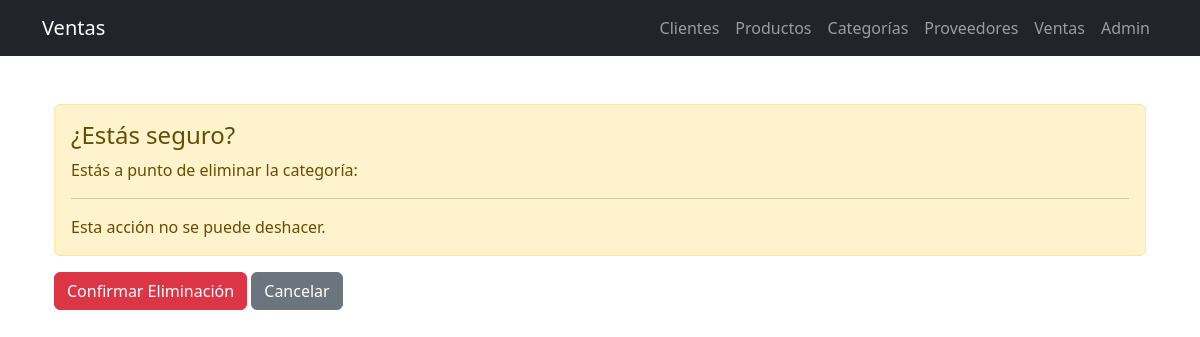
The app's page /categorias/1/eliminar/, older data.
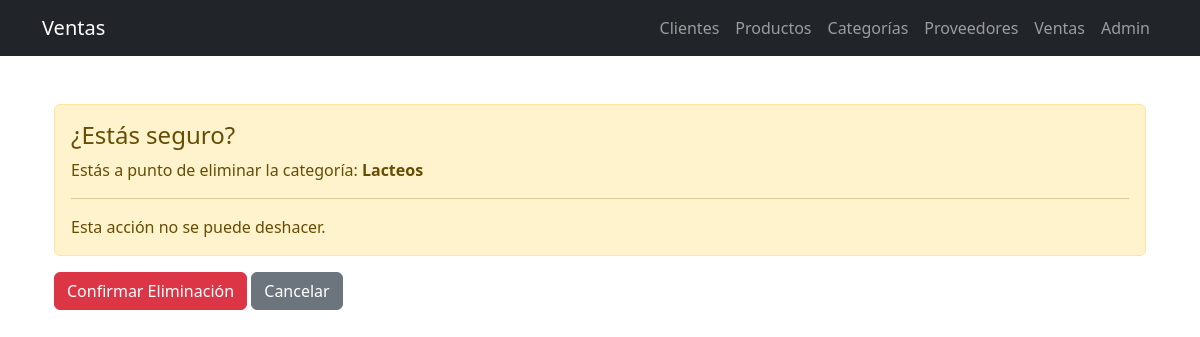
The same page, newer data.
### ventas/infrastructure/django_models/__init__.py (models this page shows, shortened)
class CategoriaModel(models.Model):
    nombre = models.CharField(max_length=100)
    descripcion = models.TextField(blank=True, null=True)

### ventas/views.py (the view)
# urls.py: path('categorias/<int:categoria_id>/eliminar/', views.eliminar_categoria, name='eliminar_categoria'),
@require_http_methods(["GET", "POST", "DELETE"])
def eliminar_categoria(request, categoria_id):
    if request.method == 'DELETE' or (request.method == 'POST' and request.POST.get('confirmar') == 'si'):
        categoria_service.delete_categoria(categoria_id)
        if request.method == 'DELETE':
            return JsonResponse({'mensaje': 'Categoría eliminada'})
        return redirect('lista_categorias')
    categoria = categoria_service.get_categoria_by_id(categoria_id)
    return render(request, 'ventas/categorias/confirmar_delete.html', {'categoria': categoria})

### ventas/application/services/__init__.py (called while the page is built)
    def get_categoria_by_id(self, categoria_id):
        return self.repository.get_by_id(categoria_id)

### ventas/infrastructure/repositories/categoria_repository.py (called while the page is built)
    def get_by_id(self, categoria_id: int) -> Optional[Categoria]:
        try:
            categoria_model = CategoriaModel.objects.get(id=categoria_id)
            return self._model_to_entity(categoria_model)
        except ObjectDoesNotExist:
            return None

    def _model_to_entity(self, categoria_model: CategoriaModel) -> Categoria:
        return Categoria(
            id=categoria_model.id,
            nombre=categoria_model.nombre,
            descripcion=categoria_model.descripcion
        )

### ventas/templates/ventas/categorias/confirmar_delete.html (shortened to what this page needs)
{% extends "ventas/base.html" %}
{% block content %}
<div class="container mt-5">
    <div class="alert alert-warning" role="alert">
        <h4 class="alert-heading">¿Estás seguro?</h4>
        <p>Estás a punto de eliminar la categoría: <strong>{{ categoria.nombre }}</strong></p>
        <hr>
        <p class="mb-0">Esta acción no se puede deshacer.</p>
    </div>
    <form method="post" class="d-inline">
        <button type="submit" class="btn btn-danger">Confirmar Eliminación</button>
        <a href="{% url 'lista_categorias' %}" class="btn btn-secondary">Cancelar</a>
    </form>
</div>
{% endblock %}

Row changes from the older to the newer data that the page shows:
added CategoriaModel: nombre "Lacteos"
